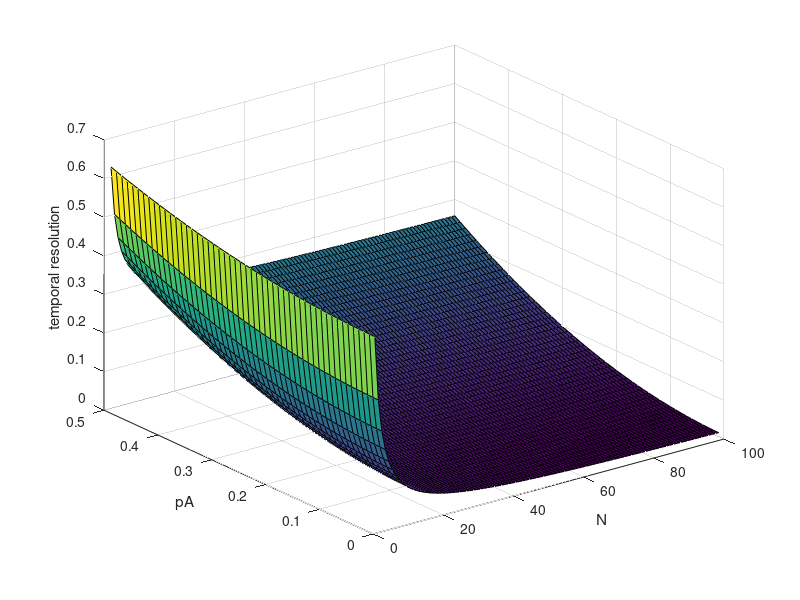
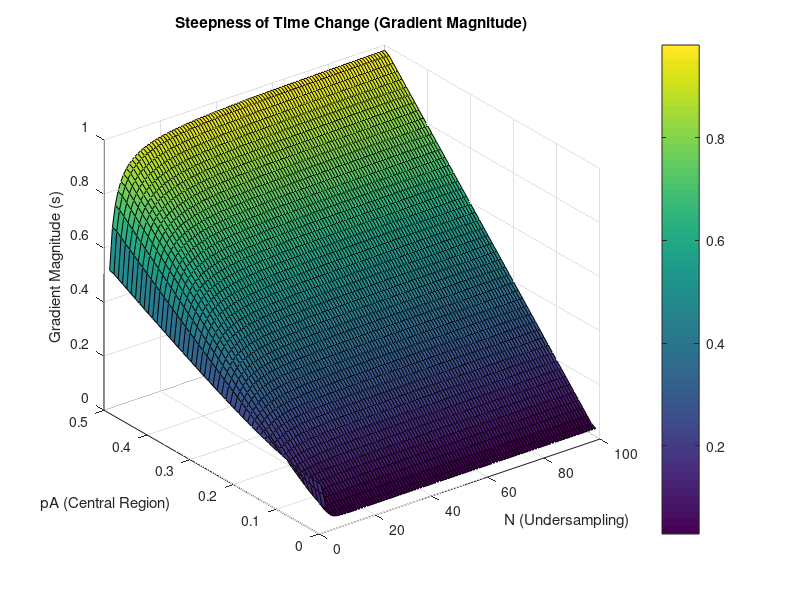

Reproduce these figures in MATLAB, in order.
clear;clc;close all;

pA = .01:.01:.5;
N = 2:1:100;

PE_plane_size = [224,224];
TR = 5.88e-3;

% Create grids for all combinations
[N_grid, pA_grid] = meshgrid(N, pA);

% Vectorized calculation (note the '.' before operators for element-wise ops)
frame_time = pA_grid.^2 + ((1 - pA_grid.^2) ./ N_grid);

% Plot
surf(N_grid, pA_grid, frame_time);
xlabel('N')
ylabel('pA')
zlabel('temporal resolution')

% 1. Calculate the Gradient
% gradient(F, hx, hy) takes the spacing of your x (N) and y (pA) axes
% hx = spacing between N values (1)
% hy = spacing between pA values (0.01)
spacing_N = N(2) - N(1);   
spacing_pA = pA(2) - pA(1); 

[dTime_dN, dTime_dpA] = gradient(frame_time, spacing_N, spacing_pA);

% 2. Calculate Magnitude (Steepness)
% This combines the change from both N and pA into one "slope" value
slope_magnitude = sqrt(dTime_dN.^2 + dTime_dpA.^2);

% 3. Plot
figure('Name', 'Slope Analysis');
surf(N, pA, slope_magnitude);
xlabel('N (Undersampling)');
ylabel('pA (Central Region)');
zlabel('Gradient Magnitude (s)');
title('Steepness of Time Change (Gradient Magnitude)');
colorbar; % Adds a color scale for easier reading


